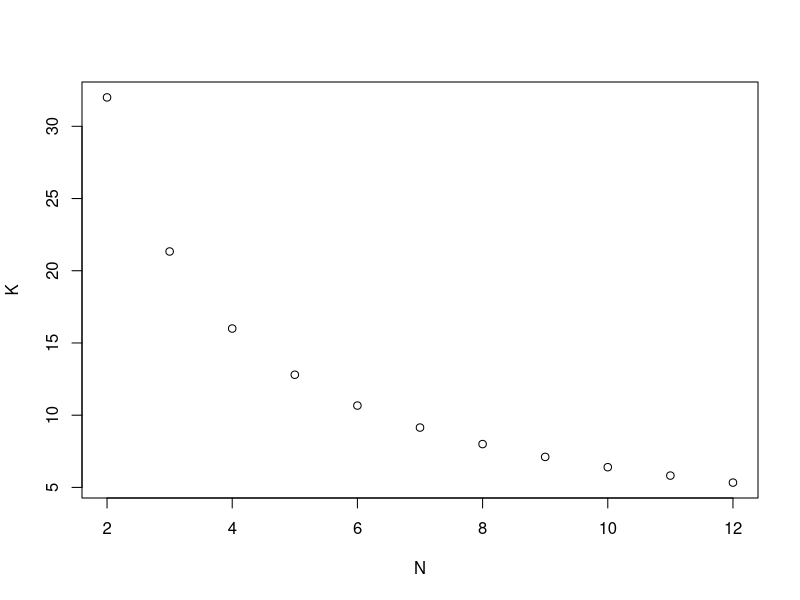
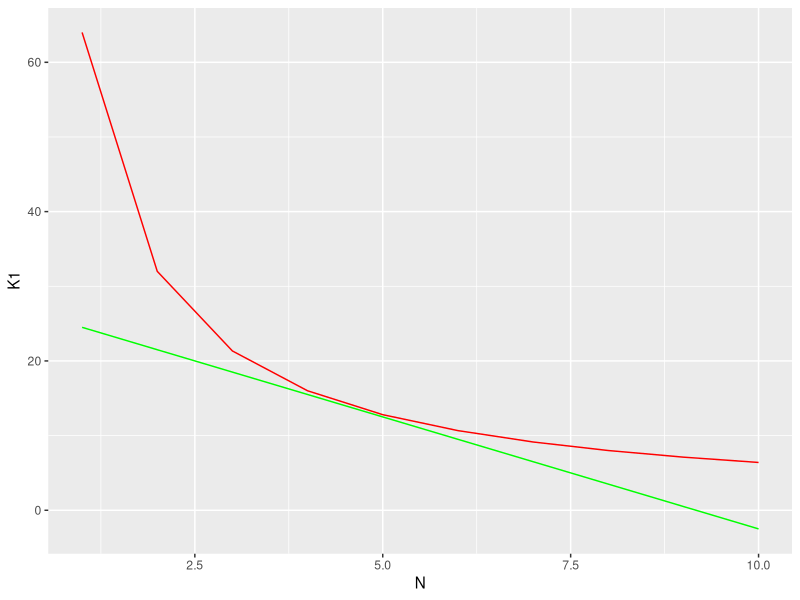
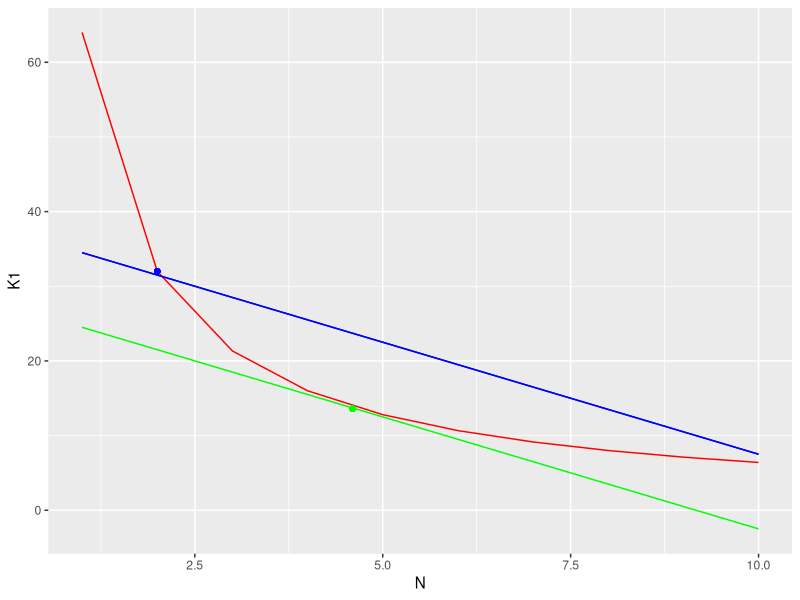

The R script that drew these images, in order:
## ---- chunk 1
N <- c(4:20)
K <-64/N
N <- c(4,8,12,20)
K <-64/N
# Plotte resultatene i et diagram
#plot(N,K)
## ---- chunk 2
#16/4
N <- c(2:12)
K <-64/N
plot(N,K)
## ---- chunk 3
    N <- c(1:10)
    K_1 <-64/N
    #
    C <- 110  #  110
    K_2 <- (C-12*N)/4
    C_m <- 150  #  110
    K_3 <- (C_m-12*N)/4

    # Plotte resultatene i et diagram
    library(ggplot2)
    df <- data.frame(N=N,K1=K_1,K2=K_2,K3=K_3)
    g <- ggplot2::ggplot(df, aes(N))
    g <- g + geom_line(aes(y=K1), colour="red")
    g <- g + geom_line(aes(y=K2), colour="green")
    g
## ---- chunk 4
    g +   geom_point(aes(x=2, y=32), colour="blue") + geom_line(aes(y=K3), colour="blue") + geom_point(aes(x=4.6, y=13.6), colour="green") + geom_line(aes(y=K3), colour="blue")
